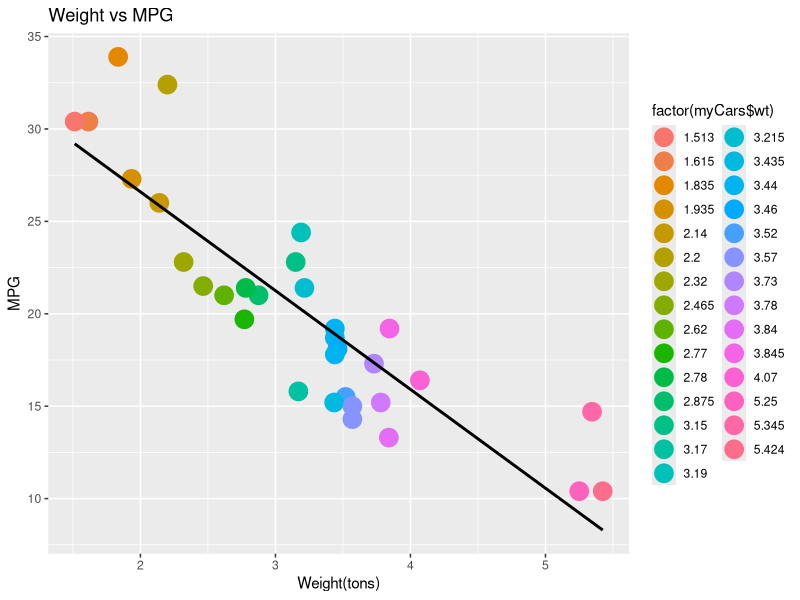

Generate this figure with R:
library(ggplot2)

myCars <- data.frame(mtcars$mpg, mtcars$wt)
colnames(myCars) <- c("mpg", "wt")
rownames(myCars) <- rownames(mtcars)
myCars


#lm(formula = NumFawn ~ WinterRating, data = fawndata)
myCars_lm <-lm(forumla = mpg ~ wt, data = myCars)

summary(myCars_lm)

ggplot(myCars, aes(x = myCars$wt, y = myCars$mpg, col = factor(myCars$wt))) + geom_point(size = 6) + 
  labs(title = "Weight vs MPG", x = "Weight(tons)", y = "MPG") + geom_smooth(method = lm, color = "black", se = FALSE)

